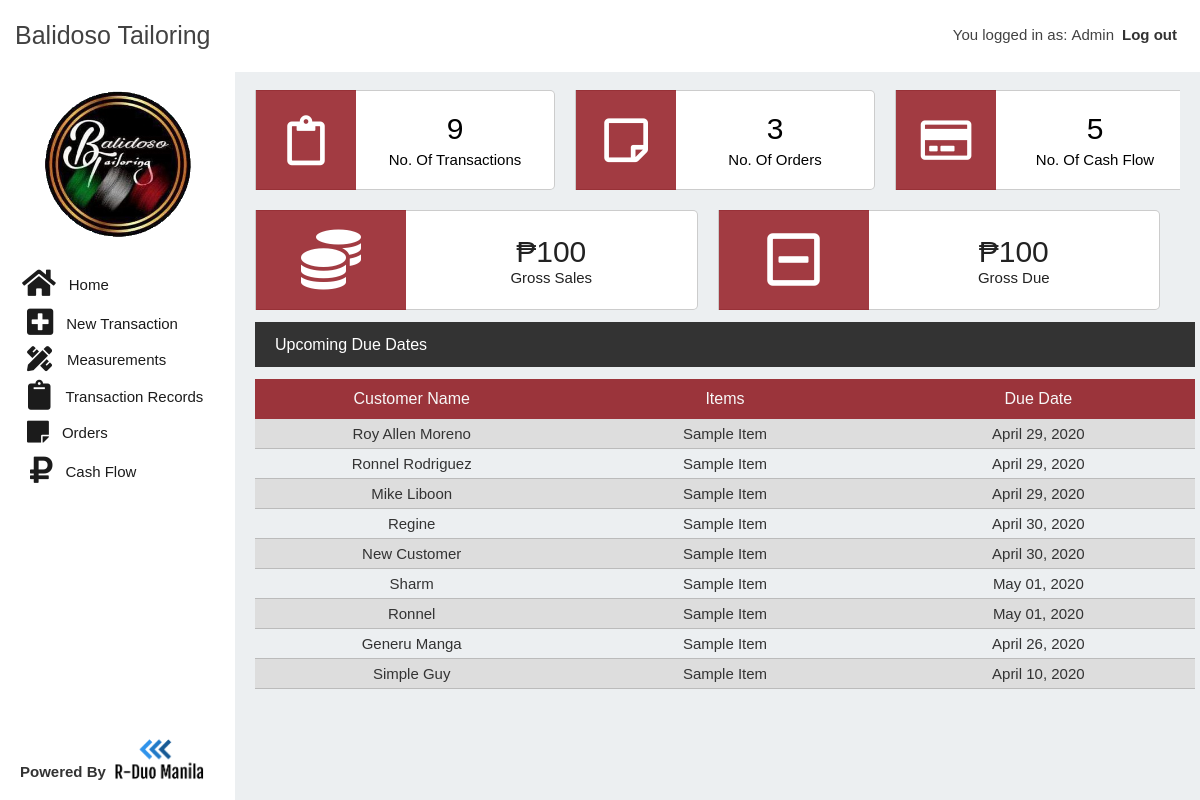
The app's page /home (signed in), older data.
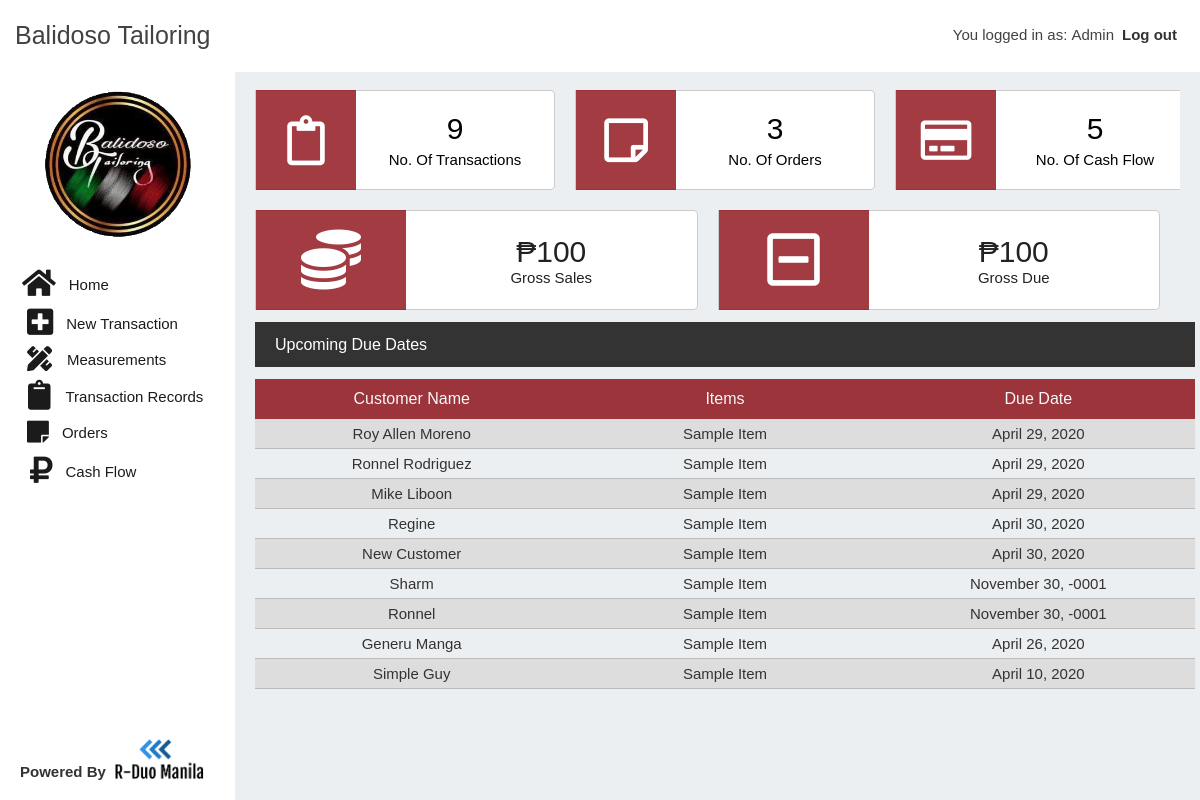
The same page, newer data.
### tables this page shows
CREATE TABLE `customers` (
  `transaction_id` int(25) NOT NULL,
  `transaction_no` varchar(50) DEFAULT NULL,
  `fullname` varchar(25) DEFAULT NULL,
  `contact` varchar(25) DEFAULT NULL,
  `local` varchar(25) DEFAULT NULL,
  `date` date DEFAULT NULL,
  `amount_receive` double(25,2) DEFAULT NULL,
  `notes` varchar(500) DEFAULT NULL,
  `released` varchar(5) DEFAULT NULL,
  `delivered` varchar(5) DEFAULT NULL
);

### home.php (the view, shortened to what this page needs)
<?php
    require 'views/header.php';
    require 'views/sidebar.php';
?>
    <div class="overview">
        <div class="overview-content">
            <div class="all-transactions">
                <div class="all-transactions-icon" style="background: #8b0b13; opacity: 0.8;">
                    <i class="far fa-clipboard"></i>
                </div>
                <div class="no-of-transactions">
                    <?php
                    include 'includes/handler.php';
                    $result = $connection->query("SELECT transaction_id FROM customers") or die($connection->error);
                    if ($result->num_rows > 0)
                    {
                        $rowcount=mysqli_num_rows($result);
                        ?>
                            <p class="count-transactions" style="font-weight: normal;"><?php echo $rowcount ?></p>
                        <?php
                    }
                    else
                    {
                        ?>
                            <p class="count-transactions" style="font-weight: normal;">0</p>
                        <?php
                    }
                    ?>
                    <p class="title-transactions">No. Of Transactions</p>
                </div>
            </div>
            <div class="all-orders">
                <div class="all-orders-icon" style="background: #8b0b13; opacity: 0.8;">
                    <i class="far fa-sticky-note"></i>
                </div>
                <div class="no-of-orders">
                    <p class="count-orders" style="font-weight: normal;">
                    <?php
                        $query = "SELECT id FROM orders";
                        $result = mysqli_query($connection, $query);
                        if ($result) {
                            $count_order = mysqli_num_rows($result);
                            echo "$count_order";
                        }
                    ?>
                    </p>
                    <p class="title-orders">No. Of Orders</p>
                </div>
            </div>
            <div class="all-expenses">
                <div class="all-expenses-icon" style="background: #8b0b13; opacity: 0.8;">
                    <i class="far fa-credit-card"></i>
                </div>
                <div class="no-of-expenses">
                    <p class="count-expenses" style="font-weight: normal;">
                    <?php
                        $query = "SELECT cashflow_id FROM cashflow";
                        $result = mysqli_query($connection, $query);
                        if ($result) {
                            $count_cashflow = mysqli_num_rows(($result));
                            echo "$count_cashflow";
                        }
                    ?>
                    </p>
                    <p class="title-expenses">No. Of Cash Flow</p>
                </div>
            </div>
        </div>
        <div class="sales-main-container">
            <div class="gross-sales">
                <div class="gross-sales-icon" style="background: #8b0b13; opacity: 0.8;">
                    <i class="fas fa-coins"></i>
                </div>
                <div class="no-of-gross-sales">
                    <div class="gross-sales-container">
                       <p class="peso-sign" style="font-size: 30px;">&#8369;</p>
                        <p class="count-gross-sales" style="font-size: 30px;">100</p>
                    </div>
                    <p class="title-gross-sales">Gross Sales</p>
                </div>
            </div>
            <div class="net-sales">
                <div class="net-sales-icon" style="background: #8b0b13; opacity: 0.8;">
                    <i class="far fa-minus-square"></i>
                </div>
                <div class="no-of-net-sales">
                    <div class="net-sales-container">
                       <p class="peso-sign" style="font-size: 30px;">&#8369;</p>
                        <p class="count-net-sales" style="font-size: 30px;">100</p>
                    </div>
                    <p class="title-net-sales">Gross Due</p>
                </div>
            </div>
        </div>
        <div class="due-date-container">
            <p class="title-due-date" style="background: #333;">Upcoming Due Dates</p>
            <div class="table-container">
                <table width="940px" border="1" cellpadding="0" cellspacing="0" role="presentation">
                    <thead>
                        <tr>
                            <th>
                                Customer Name
                            </th>
                            <th>
                                Items
                            </th>
                            <th>
                                Due Date
                            </th>
                        </tr>
                    </thead>
                    <tbody>
                        <?php
                            $timestamp = time();
                        ?>
                        <?php
                            $query = "SELECT * FROM customers";
                            $result = mysqli_query($connection, $query);
                            while ($row = mysqli_fetch_assoc($result)) {
                                $fullname = $row['fullname'];
                                $date = $row['date'];
                                $date_left = strtotime($date) - $timestamp;
                                $remaining_day = floor($date_left / (60 * 60 * 24));
                                $str_date = date('F d, Y', strtotime($date));
                                if ($remaining_day <= 5) {
                                    echo "
                                    <tr>
                                        <td>$fullname</td>
                                        <td>Sample Item</td>
                                        <td>$str_date</td>
                                    </tr>";
                                }
                              }
                        ?>
                    </tbody>
                </table>
            </div>
        </div>
    </div>
    <?php
        require 'views/footer.php';
    ?>

### views/header.php (shortened to what this page needs)
<?php
    if (!isset($_SESSION['id'])) {
        header("Location: index");
    }
    else {
        if (empty($_SESSION['id'])) {
            header("Location: index");
        }
        else {
?>
        <!DOCTYPE html>
        <html lang="en">
        <head>
        <link rel="stylesheet" href="css/dashboard.css">
        <link rel="stylesheet" href="css/orders.css">
        <link rel="stylesheet" href="css/measurements.css">
        <link rel="stylesheet" href="css/transactionrecords.css">
        <link rel="stylesheet" href="css/transactionrecords_2.css">
        <link rel="stylesheet" href="css/cashflow.css">
        <link rel="stylesheet" href="css/all.css">
        <link rel="stylesheet" href="css/default.css">
        <link rel="stylesheet" href="//cdnjs.cloudflare.com/ajax/libs/jquery-confirm/3.3.2/jquery-confirm.min.css">
        </head>
        <body>
            <nav>
                <div class="branding">
                    <p>Balidoso Tailoring </p>
                    <div class="welcome-user">
                        <p>You logged in as:&nbsp;</p>
                        <label for="" style="text-transform: capitalize; font-weight: normal!important;"><?php echo $_SESSION["role"]?></label>
                        <a href="includes/logout.php" style="display: inline-block; color: #333; text-decoration: none; margin: 0 0.5rem; font-weight: bold">Log out</a>
                    </div>
                </div>
            </nav>
    <?php
        }
?>
<?php
    }
?>

### views/sidebar.php
<?php
    if (!isset($_SESSION['id'])) {
            header("Location: index");
    }
    else {
    ?>
    <div class="sidebar">
            <div class="sidebar-logo">
                <img src="img/logo.png" alt="">
            </div>
            <div style="display: flex; flex-direction: column;">
            <div class="sidebar-list">
               <div class="home">
                    <p class="home-icon"><a href="#"><i class="fas fa-home"></i></a></p>
                    <p><a href="home">Home</a></p>
                </div>
                <div class="new-transaction">
                    <p class="new-transaction-icon"><a href="#"><i class="fas fa-plus-square"></i></a></p>
                    <p><a href="newtransaction">New Transaction</a></p>
                </div>
                <div class="measurements">
                    <p class="measurements-icon"><a href="#"><i class="fas fa-pencil-ruler"></i></a></p>
                    <p><a href="measurements">Measurements</a></p>
                </div>
                <div class="transaction-records">
                    <p class="transaction-records-icon"><a href="#"><i class="fas fa-clipboard"></i></a></p>
                    <p><a href="transactionrecords.php">Transaction Records</a></p>
                </div>
                <div class="orders">
                    <p class="orders-icon"><a href="#"><i class="fas fa-sticky-note"></i></a></p>
                    <p><a href="orders">Orders</a></p>
                </div>
                <div class="cash-flow">
                    <p class="cash-flow-icon"><a href="#"><i class="fas fa-ruble-sign"></i></a></p>
                    <p><a href="cashflow">Cash Flow</a></p>
                </div>
            </div>
            <div style="position: absolute; bottom: 0; background: #fff; padding-left: 20px; padding-bottom: 20px; padding-right: 8px;">
                <div style="display: flex; align-items: center; justify-content: center;">
                    <p style="align-self: flex-end; color: #333; font-size: 15px; font-family: Arial, Helvetica, sans-serif"><strong>Powered By</strong>&nbsp;&nbsp;</p>
                    <img src="./img/r-duo-manila.png" width="90px" alt="">
                </div>
            </div>
        </div>
        </div>
<?php
    }
?>

### views/footer.php (shortened to what this page needs)
</body>
</html>

### css/dashboard.css (style rules this page uses)
.overview { position: absolute; left: 235px; right: 0; top: 70px; bottom: 0; background: #eceff1; color: #222222; padding: 20px; overflow-x: hidden; }
.overview-content { display: flex; align-items: center; z-index: 0; overflow: hidden; }
.all-transactions, .all-orders, .all-expenses { width: 300px; height: 100px; min-width: 300px; background: #FFFFFF; border-radius: 0 5px 5px 0; display: flex; align-items: center; margin-right: 20px; border: 1px solid rgba(0,0,0,0.2); }
.all-transactions-icon, .all-orders-icon, .all-expenses-icon { width: 100px; height: 100px; background: linear-gradient(rgba(0,0,0,0.8), rgba(0,0,0,0.7)); display: flex; justify-content: center; align-items: center; }
.all-transactions-icon i, .all-orders-icon i, .all-expenses-icon i { color: #FFFFFF; font-size: 50px; }
.all-expenses-icon i { font-size: 45px!important; }
.count-transactions, .count-orders, .count-expenses { font-size: 30px!important; font-weight: bold; padding-bottom: 5px; }
.no-of-transactions, .no-of-orders, .no-of-expenses { text-align: center; margin: 0 auto; color: #000000; font-size: 15px; }
.gross-sales, .net-sales { margin-top: 20px; width: 460px; min-width: 400px; height: 100px; background: #FFFFFF; border: 1px solid rgba(0,0,0,0.2); border-radius: 0 5px 5px 0; display: flex; align-items: center; margin-right: 20px; }
.gross-sales-icon, .net-sales-icon { width: 150px; background: linear-gradient(rgba(0,0,0,0.8), rgba(0,0,0,0.7)); height: 100px; display: flex; justify-content: center; align-items: center; }
.gross-sales-icon i, .net-sales-icon i { color: #FFFFFF; font-size: 60px; }
.no-of-gross-sales, .no-of-net-sales { margin: 0 auto; text-align: center; font-size: 15px; }
.gross-sales-container, .net-sales-container { display: flex; align-items: center; justify-content: center; font-size: 40px; }
.sales-main-container { display: flex; align-items: center; }
.table-container table { border: 0; }
.table-container table tr:nth-child(odd) { background: #ddd; }
.title-due-date { background: linear-gradient(rgba(0,0,0,0.8), rgba(0,0,0,0.7)); width: 940px; line-height: 45px; color: #FFFFFF; font-size: 16px; margin: 12px 0; padding-left: 20px; }
.due-date-container .table-container th { background-color: #8b0b13; opacity: 0.8; width: 313px; text-align: center; height: 40px; color: #fff; border: 0; font-size: 16px; font-weight: normal; }
.due-date-container .table-container td { text-align: center; height: 30px; color: #333; border: 0; border-bottom: 1px solid #bbb; font-size: 15px; }
td { width: 313px; text-align: center; border: 1px solid rgba(0,0,0,0.4); height: 30px; }

### css/orders.css (style rules this page uses)
.orders-table table th,td { height: 30px; border-top: none; border-left: none; border-right: none; border-bottom: 1px solid #aaa; }

### css/measurements.css (style rules this page uses)
label { display: inline-block; padding-bottom: 2px; }

### css/all.css (style rules this page uses)
.fa, .fas, .far, .fal, .fad, .fab { -moz-osx-font-smoothing: grayscale; -webkit-font-smoothing: antialiased; display: inline-block; font-style: normal; font-variant: normal; text-rendering: auto; line-height: 1; }
.fa-clipboard:before { content: "\f328"; }
.fa-coins:before { content: "\f51e"; }
.fa-credit-card:before { content: "\f09d"; }
.fa-home:before { content: "\f015"; }
.fa-minus-square:before { content: "\f146"; }
.fa-pencil-ruler:before { content: "\f5ae"; }
.fa-plus-square:before { content: "\f0fe"; }
.fa-ruble-sign:before { content: "\f158"; }
.fa-sticky-note:before { content: "\f249"; }
.far { font-family: 'Font Awesome 5 Free'; font-weight: 400; }
.fa, .fas { font-family: 'Font Awesome 5 Free'; font-weight: 900; }

Row changes from the older to the newer data that the page shows:
changed customers "Sharm": date "May 01, 2020" → "November 30, -0001"
changed customers "Ronnel": date "May 01, 2020" → "November 30, -0001"
